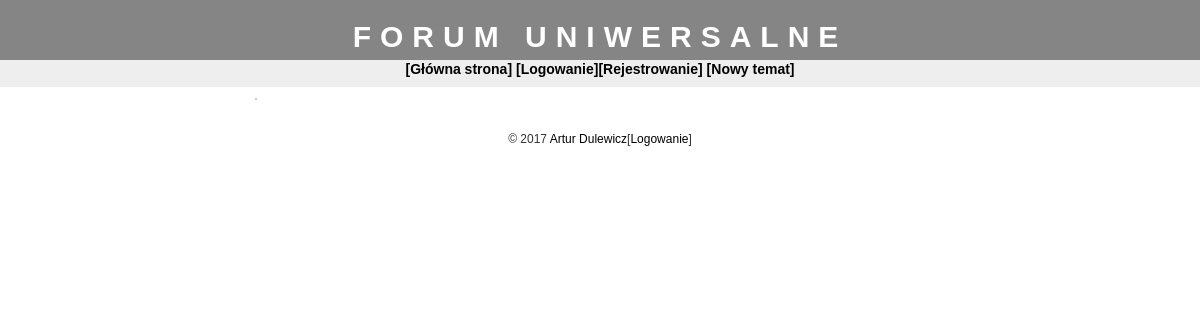
/, run on an earlier commit of the app's database.
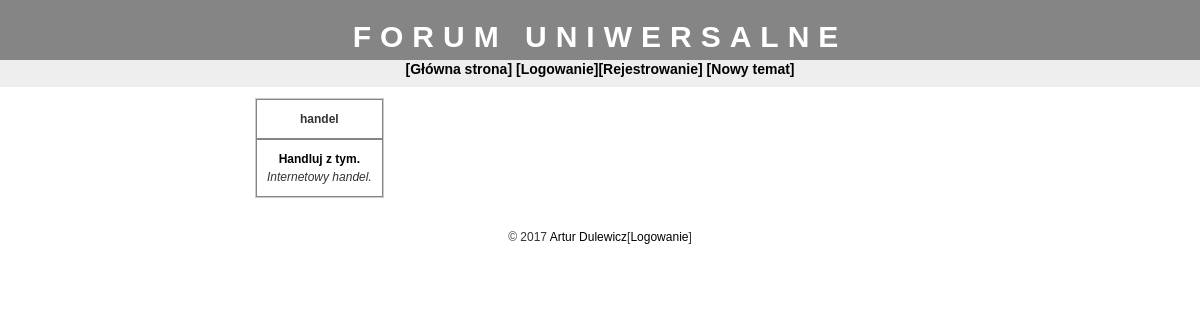
And on a later commit of the database.
### tables this page shows
CREATE TABLE `kategorie` (
  `id` tinyint(4) NOT NULL AUTO_INCREMENT,
  `nazwa` varchar(50) NOT NULL,
  PRIMARY KEY (`id`)
);

CREATE TABLE `fora` (
  `id` tinyint(4) NOT NULL AUTO_INCREMENT,
  `id_kat` tinyint(4) NOT NULL,
  `nazwa` varchar(30) NOT NULL,
  `opis` varchar(255) NOT NULL,
  PRIMARY KEY (`id`)
);

### konfiguracja.php (called while the page is built, shortened)
<?php
$config_forumsname = "Forum Uniwersalne";
?>

### index.php (the view, shortened to what this page needs)
<?php
require("naglowek.php");
$catsql = "SELECT * FROM kategorie;";
$catresult = mysql_query($catsql);
echo "<table cellspacing=0>";
while($catrow = mysql_fetch_assoc($catresult)){
	echo"<tr class='head'><td colspan=2>";
	echo "<strong>" . $catrow['nazwa'] . "</strong></td>";
	echo "<tr>";
	$forumsql = "SELECT * FROM fora WHERE id_kat = " . $catrow['id'] . ";";
	$forumresult = mysql_query($forumsql);
	$forumnumrows = mysql_num_rows($forumresult);
	if($forumnumrows == 0){
		echo "<tr><td>Brak forów!</td></tr>";
	}
	else{
		while($forumrow = mysql_fetch_assoc($forumresult)){
			echo"<tr>";
			echo"<td>";
			echo "<strong><a href='wyswietlanie_forum.php?id=" . $forumrow['id'] . "'>" . $forumrow['nazwa'] . "</a></strong>";
			echo "<br/><i>" . $forumrow['opis'] . "</i>";
			echo "</td>";
			echo "</tr>";
		}
	}
}
echo "</table>";
require("stopka.php");
?>

### naglowek.php (shortened to what this page needs)
<?php
	require("konfiguracja.php");
?>
<!DOCTYPE HTML>
<html>
	<head>
		<link rel="stylesheet" href="arkusz_stylow.css" type="text/css" />
	</head>
	<tresc>
	<div id="header">
	<h1><?php echo $config_forumsname; ?></h1>
	<div id="menu">
	[<a href="index.php">Główna strona</a>]
<?php
	if(isset($_SESSION['USERNAME'])==TRUE){
		echo "[<a href='wylogowywanie.php'>Wylogowanie</a>]";
	}
	else {
		echo "[<a href='logowanie.php'>Logowanie</a>]";
		echo "[<a href='rejestrowanie.php'>Rejestrowanie</a>]";
	}
?>
[<a href="nowy_temat.php">Nowy temat</a>]
	</div></div>
<div id="main">

What changed in the data, as far as the page shows it:
added kategorie: nazwa "handel"
added fora: nazwa "Handluj z tym.", opis "Internetowy handel."
